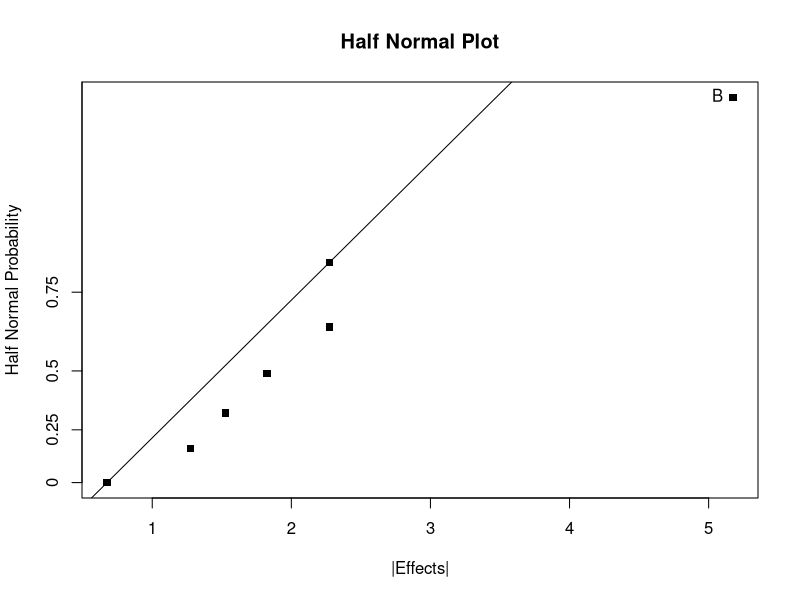

Generate this figure with R:
## ---- chunk 1
knitr::opts_chunk$set(echo = TRUE)
## ---- chunk 2
designMat <- data.frame(
	A = rep(0:1, 32),
	B = rep(rep(0:1, each = 2), 16),
	C = rep(rep(0:1, each = 4), 8),
	D = rep(rep(0:1, each = 8), 4),
	E = rep(rep(0:1, each = 16), 2),
	F = rep(0:1, each = 32)
)
#print(head(designMat, 6))

letterMat <- sapply(1:ncol(designMat), function(j) {
  ifelse(designMat[,j] == 1, letters[j], "")  
})
#print(head(letterMat, 6))

effectNames <- sapply(1:nrow(letterMat), function(i) {
  ifelse(all(letterMat[i,] == ""), "(1) ", paste0(letterMat[i,], collapse = ""))
})
rownames(designMat) <- effectNames
print(head(designMat, 6))
## ---- chunk 3

attach(designMat)
assignBlock <- data.frame(
	L1 = (A + B + C + D) %% 2,
	L2 = (A + C + E) %% 2,
	L3 = (A + B + E + F) %% 2
)
detach(designMat)
## ---- chunk 4
blockId <- as.matrix(assignBlock) %*% c(2^2, 2, 1) + 1
## ---- chunk 5
result <- matrix("", 8, 8)
for (i in 1:8) {
  result[,i] <- effectNames[which(blockId == i)]
}
colnames(result) <- sprintf("Block %d", 1:8)
print(data.frame(result))
## ---- chunk 6
lvl <- c(-1, 1)
FF3 <- data.frame(
	A = rep(lvl, 4),
	B = rep(rep(lvl, each = 2), 2),
	C = rep(lvl, each = 4)
)
print(FF3)
## ---- chunk 7
attach(FF3)
augmentFrF <- data.frame(
	D = A * B * C,
	E = A * C
)
detach(FF3)

FrF5_2 <- cbind(FF3, augmentFrF)
# Get letters of each effect
letterMat <- sapply(1:ncol(FrF5_2), function(j) {
  ifelse(FrF5_2[,j] == 1, letters[j], "")  
})
# Combine letters 
effectNames <- sapply(1:nrow(letterMat), function(i) {
  ifelse(all(letterMat[i,] == ""), "(1) ", paste0(letterMat[i,], collapse = ""))
})
rownames(FrF5_2) <- effectNames
print(FrF5_2)
## ---- chunk 8
y <- numeric(8)
y[effectNames == "e"]     <- 23.2
y[effectNames == "ad"]    <- 16.9
y[effectNames == "cd"]    <- 23.8
y[effectNames == "bde"]   <- 16.8
y[effectNames == "ab"]    <- 15.5
y[effectNames == "bc"]    <- 16.2
y[effectNames == "ace"]   <- 23.4
y[effectNames == "abcde"] <- 18.1
frfData <- cbind(FrF5_2, y = y)
## ---- chunk 9
# Compute the model matrix of all effect terms without intercept
mmat5 <- model.matrix( ~ A+B+C+D+E - 1, data = frfData)
# Calculate the effect sizes using the +/- signs of the model matrix
eff5 <- numeric(ncol(mmat5))
for (i in 1:ncol(mmat5)) {
  eff5[i] <- 2*mean(frfData$y*mmat5[,i])
}
names(eff5) <- colnames(mmat5)
## ---- chunk 10
print(data.frame(
  Factor = names(eff5),
  "Est.Effect" = as.vector(eff5)
))
## ---- chunk 11
# Half Normal Plot
halfqqnorm <- function(input, tol = 0.5) {
	y <- sort(abs(input))
	nq <- qnorm(seq(0.5, 0.99, length = length(y)))
	plot(y, nq, yaxt = "n", pch = 15, 
	     xlab = "|Effects|", ylab = "Half Normal Probability")
	title("Half Normal Plot")
	# choose anchor point to draw a straight line
	s <- min(which(diff(y)/diff(range(y)) > 1/(length(y)-1)))
	abline(a = -y[1]*(nq[s]-nq[1])/(y[s]-y[1]), b = (nq[s]-nq[1])/(y[s]-y[1]))
	axis(2, at = qnorm(seq(0.5, 0.9999, length = 5)), 
	     labels = round(seq(0, 1, length = 5),2))
	loc <- sqrt((nq - (y - y[1])*(nq[s]-nq[1])/(y[s]-y[1]))^2) > tol
	if (is.null(names(y))) {
		text(y[loc], nq[loc], order(abs(input))[loc], pos = 2)
	} else {
		text(y[loc], nq[loc], names(abs(input))[order(abs(input))[loc]], pos = 2)
	}
}
## ---- chunk 12
# Compute the model matrix of all effect terms without intercept
mmat_proj <- model.matrix( ~ A*B*D - 1, data = frfData)
# Calculate the effect sizes using the +/- signs of the model matrix
eff_proj <- numeric(ncol(mmat_proj))
for (i in 1:ncol(mmat_proj)) {
  eff_proj[i] <- 2*mean(frfData$y*mmat_proj[,i])
}
names(eff_proj) <- colnames(mmat_proj)
## ---- chunk 13
print(data.frame(
  Factor = names(eff_proj),
  "Est.Effect" = as.vector(eff_proj)
))
## ---- chunk 14
halfqqnorm(eff_proj)
## ---- chunk 15
fitProj <- aov(y ~ A+B+D+B:D+A:B:D, data = frfData)
summary(fitProj)
## ---- chunk 16
fitProj <- aov(y ~ A+B+C+D+E+A:B+A:D, data = frfData)
summary(fitProj)
## ---- chunk 17
fitProj <- aov(y ~ A:B+A:D, data = frfData)
summary(fitProj)
